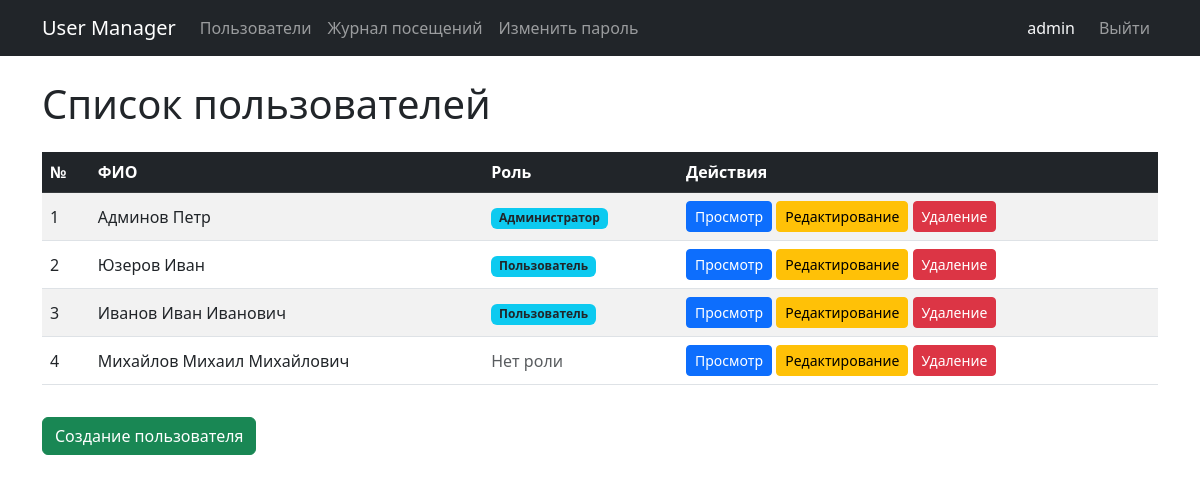
The page / (signed in) on the database its author committed.
### models.py (models this page shows, shortened)
class User(db.Model, UserMixin):
    __tablename__ = 'users'
    id = db.Column(db.Integer, primary_key=True)
    login = db.Column(db.String(50), unique=True, nullable=False)
    password_hash = db.Column(db.String(128), nullable=False)
    last_name = db.Column(db.String(50), nullable=False)
    first_name = db.Column(db.String(50), nullable=False)
    middle_name = db.Column(db.String(50), nullable=True)
    role_id = db.Column(db.Integer, db.ForeignKey('roles.id'), nullable=True)
    created_at = db.Column(db.DateTime, default=datetime.utcnow)
    @property
    def full_name(self):
        parts = [self.last_name, self.first_name, self.middle_name]
        return ' '.join(p for p in parts if p)
    @property
    def is_admin(self):
        return self.role_id == 1

class Role(db.Model):
    __tablename__ = 'roles'
    id = db.Column(db.Integer, primary_key=True)
    name = db.Column(db.String(50), nullable=False)
    description = db.Column(db.Text, nullable=True)
    users = db.relationship('User', backref='role', lazy=True)

### app.py (the view)
@app.route('/')
def index():
    users = User.query.order_by(User.id).all()
    return render_template('index.html', users=users)

### app.py (called while the page is built)
@login_manager.user_loader
def load_user(user_id):
    return User.query.get(int(user_id))

@app.before_request
def log_request_info():
    if request.path.startswith('/static'):
        return
    user_id = current_user.id if current_user.is_authenticated else None
    visit = Visit(path=request.path, user_id=user_id)
    db.session.add(visit)
    db.session.commit()

@app.context_processor
def inject_permissions():
    def can_user_perform(action, record=None):
        if not current_user.is_authenticated:
            return False
        if current_user.is_admin:
            return True
        if action == 'edit' or action == 'show':
            return record and record.id == current_user.id
        return False
    return dict(can_user_perform=can_user_perform)

### templates/index.html (shortened to what this page needs)
{% extends 'base.html' %}
{% block content %}
<div class="d-flex justify-content-between align-items-center mb-3">
    <h1>Список пользователей</h1>
</div>
<div class="table-responsive">
    <table class="table table-striped table-hover align-middle">
        <thead class="table-dark">
            <tr>
                <th>№</th>
                <th>ФИО</th>
                <th>Роль</th>
                <th>Действия</th>
            </tr>
        </thead>
        <tbody>
            {% for user in users %}
            <tr>
                <td>{{ loop.index }}</td>
                <td>{{ user.full_name }}</td>
                <td>
                    {% if user.role %}
                        <span class="badge bg-info text-dark">{{ user.role.name }}</span>
                    {% else %}
                        <span class="text-muted">Нет роли</span>
                    {% endif %}
                </td>
                <td>
                    {% if can_user_perform('show', user) %}
                        <a href="{{ url_for('user_view', user_id=user.id) }}" class="btn btn-sm btn-primary">Просмотр</a>
                    {% endif %}
                    {% if can_user_perform('edit', user) %}
                        <a href="{{ url_for('user_edit', user_id=user.id) }}" class="btn btn-sm btn-warning">Редактирование</a>
                    {% endif %}
                    {% if can_user_perform('delete', user) %}
                        <button type="button" class="btn btn-sm btn-danger"
                                data-bs-toggle="modal" data-bs-target="#deleteModal"
                                data-userid="{{ user.id }}" data-username="{{ user.full_name }}">
                            Удаление
                        </button>
                    {% endif %}
                </td>
            </tr>
            {% endfor %}
        </tbody>
    </table>
</div>
{% if can_user_perform('create') %}
    <a href="{{ url_for('user_create') }}" class="btn btn-success mt-3">Создание пользователя</a>
{% endif %}
{% endblock %}

### templates/base.html (shortened to what this page needs)
<!doctype html>
<html lang="ru">
  <head>
    <link href="https://cdn.jsdelivr.net/npm/bootstrap@5.3.0/dist/css/bootstrap.min.css" rel="stylesheet">
  </head>
  <body>
    <nav class="navbar navbar-expand-lg navbar-dark bg-dark mb-4">
      <div class="container">
        <a class="navbar-brand" href="{{ url_for('index') }}">User Manager</a>
        <div class="navbar-nav me-auto">
            <a class="nav-link" href="{{ url_for('index') }}">Пользователи</a>
            {% if current_user.is_authenticated %}
                <a class="nav-link" href="{{ url_for('logs.index') }}">Журнал посещений</a>
                <a class="nav-link" href="{{ url_for('change_password') }}">Изменить пароль</a>
            {% endif %}
        </div>
        <div class="navbar-nav">
            {% if current_user.is_authenticated %}
                <span class="nav-item nav-link disabled text-light me-2">{{ current_user.login }}</span>
                <a class="nav-link" href="{{ url_for('logout') }}">Выйти</a>
            {% else %}
                <a class="nav-link" href="{{ url_for('login') }}">Войти</a>
            {% endif %}
        </div>
      </div>
    </nav>
    <div class="container">
        {% block content %}{% endblock %}
    </div>
  </body>
</html>

### rows shown on the page
User: login "admin", full_name "Админов Петр", role.name "Администратор"
User: full_name "Юзеров Иван", role.name "Пользователь"
User: full_name "Иванов Иван Иванович", role.name "Пользователь"
User: full_name "Михайлов Михаил Михайлович", shows "Нет роли"
